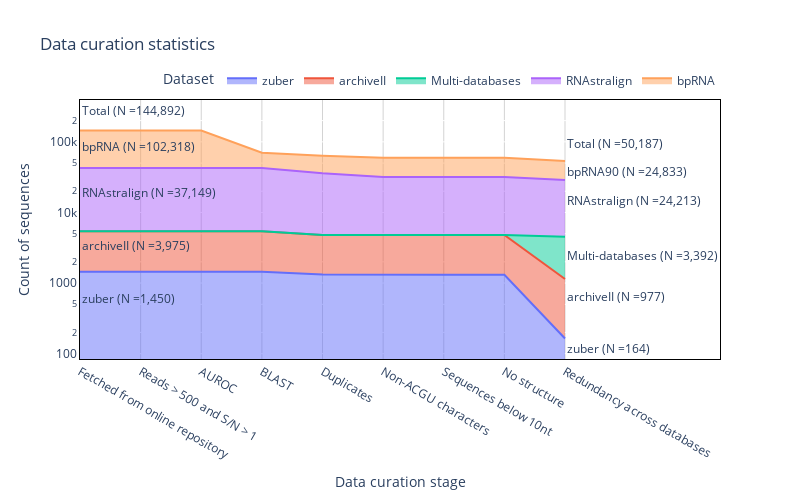

Here is the notebook cell this chart was saved with:
### Code cell
df_expanded = []

for dataset, row in df.iterrows():
    for stage in row.index:
        if stage == 'Fetched from online repository':
            val = row[stage]  
        elif stage == 'Redundancy across databases':
            val = row[stage]
        else:
            val = val - row[stage]
        df_expanded.append([dataset, stage, val])
        
        
df_expanded = pd.DataFrame(df_expanded, columns=['Dataset', 'Stage', 'Count'])

df_expanded = pd.concat([df_expanded, pd.DataFrame(
    {
        'Dataset': 'Multi-databases',
        'Stage': ['No structure', 'Redundancy across databases'],
        'Count': [0, n_redundant_sequences:=161991 - df_expanded[df_expanded['Stage'] == 'Redundancy across databases']['Count'].sum()]
    }, 
    index=[10, 11]
)])

df_expanded = df_expanded[df_expanded['Dataset'] != 'Ribonanza']

df = df[df.index != 'Ribonanza']
df_expanded.sort_index(inplace=True)


fig = px.area(df_expanded, x="Stage", y="Count", color="Dataset", log_y=1, title='Data curation statistics', category_orders={'Stage': df.columns.tolist()}, line_shape=None,
    # make ribonanza patterned
    pattern_shape='Dataset',
    pattern_shape_map={**{dataset: None for dataset in df.index}, **{'Ribonanza': 'x', 'Multi-databases': None}},
    # pattern shape legend
    
)
# fig.update_layout(
#     legend=dict(    
#         orientation="h",
#         yanchor="bottom",
#         y=1.02,
#         xanchor="right",
#         x=1
#     )
# )

fig.update_xaxes(title_text='Data curation stage')
fig.update_yaxes(title_text='Count of sequences')

# add annotations
# add count of sequences per dataset at the beginning and end of each line
import numpy as np

def add_annotation(fig, dataset, count, position, yshift=0, xanchor='right'):
    fig.add_annotation(x=position, y=np.log10(count), text=dataset + ' (N ={:,})'.format(count), showarrow=False, yshift=yshift, xanchor=xanchor, font=dict(size=12))

# add start
yshift_start = {'zuber': -27, 'archiveII': -5, 'bpRNA': -5, 'RNAstralign': -20, 'Ribonanza': -20, 'Multi-databases': 0}
for dataset in df.index:
    add_annotation(fig, dataset, df.loc[dataset, df.columns[0]], df.columns[0], yshift=yshift_start[dataset], xanchor='left')

yshift_end = {'zuber': -10, 'archiveII': -13, 'bpRNA': 13, 'RNAstralign': -15, 'Ribonanza': 4, 'Multi-databases': -10}
for dataset in df.index:
    if dataset == 'bpRNA' or dataset == 'Ribonanza':
        continue
    add_annotation(fig, dataset, df.loc[dataset, df.columns[-1]], df.columns[-1], yshift=yshift_end[dataset], xanchor='left')
add_annotation(fig, 'bpRNA90', df.loc['bpRNA', df.columns[-1]], df.columns[-1], yshift=yshift_end['bpRNA'], xanchor='left')
add_annotation(fig, 'Multi-databases', n_redundant_sequences, df.columns[-1], yshift=yshift_end['Multi-databases'], xanchor='left')

# add total
add_annotation(fig, 'Total',  df[df.columns[-1]].sum(), df.columns[-1], yshift=20, xanchor='left')
add_annotation(fig, 'Total',  df[df.columns[0]].sum(), df.columns[0], yshift=20, xanchor='left')

fig.update_layout(
    height=500,
    width=800,
)

# make legend horizontal
fig.update_layout(
    legend=dict(
        orientation="h",
        yanchor="bottom",
        y=1.02,
        xanchor="right",
        x=1
    )
)

# make background transparent
fig.update_layout(
    plot_bgcolor='rgba(0,0,0,0)',
    # paper_bgcolor='white',
)
# add a grid
fig.update_xaxes(showgrid=True, gridwidth=1, gridcolor='lightgrey')

# add a frame
fig.update_layout(
    xaxis=dict(
        showline=True,
        linewidth=1,
        linecolor='black',
        mirror=True,
    ),
    yaxis=dict(
        showline=True,
        linewidth=1,
        linecolor='black',
        mirror=True,
    )
)
fig.show()

import plotly.io as pio
pio.write_image(fig, 'data_curation_stats_log.pdf')#, width=800, height=600)

### Figure 1 — Plotly figure (JSON) as saved in the notebook; plotly's stock layout.template omitted (floating-point values rounded to 4 significant figures)
{"data": [{"hovertemplate": "Dataset=zuber<br>Stage=%{x}<br>Count=%{y}<extra></extra>", "legendgroup": "zuber", "line": {"color": "#636efa"}, "marker": {"symbol": "circle"}, "mode": "lines", "name": "zuber", "orientation": "v", "showlegend": true, "stackgroup": "1", "type": "scatter", "x": ["Fetched from online repository", "Reads > 500 and S/N > 1", "AUROC", "BLAST", "Duplicates", "Non-ACGU characters", "Sequences below 10nt", "No structure", "Redundancy across databases"], "xaxis": "x", "y": [1450, 1450, 1450, 1450, 1327, 1307, 1307, 1307, 164], "yaxis": "y"}, {"hovertemplate": "Dataset=archiveII<br>Stage=%{x}<br>Count=%{y}<extra></extra>", "legendgroup": "archiveII", "line": {"color": "#EF553B"}, "marker": {"symbol": "circle"}, "mode": "lines", "name": "archiveII", "orientation": "v", "showlegend": true, "stackgroup": "1", "type": "scatter", "x": ["Fetched from online repository", "Reads > 500 and S/N > 1", "AUROC", "BLAST", "Duplicates", "Non-ACGU characters", "Sequences below 10nt", "No structure", "Redundancy across databases"], "xaxis": "x", "y": [3975, 3975, 3975, 3975, 3486, 3486, 3486, 3482, 977], "yaxis": "y"}, {"hovertemplate": "Dataset=Multi-databases<br>Stage=%{x}<br>Count=%{y}<extra></extra>", "legendgroup": "Multi-databases", "line": {"color": "#00cc96"}, "marker": {"symbol": "circle"}, "mode": "lines", "name": "Multi-databases", "orientation": "v", "showlegend": true, "stackgroup": "1", "type": "scatter", "x": ["No structure", "Redundancy across databases"], "xaxis": "x", "y": [0, 3392], "yaxis": "y"}, {"hovertemplate": "Dataset=RNAstralign<br>Stage=%{x}<br>Count=%{y}<extra></extra>", "legendgroup": "RNAstralign", "line": {"color": "#ab63fa"}, "marker": {"symbol": "circle"}, "mode": "lines", "name": "RNAstralign", "orientation": "v", "showlegend": true, "stackgroup": "1", "type": "scatter", "x": ["Fetched from online repository", "Reads > 500 and S/N > 1", "AUROC", "BLAST", "Duplicates", "Non-ACGU characters", "Sequences below 10nt", "No structure", "Redundancy across databases"], "xaxis": "x", "y": [37149, 37149, 37149, 37149, 31083, 27134, 27134, 27131, 24213], "yaxis": "y"}, {"hovertemplate": "Dataset=bpRNA<br>Stage=%{x}<br>Count=%{y}<extra></extra>", "legendgroup": "bpRNA", "line": {"color": "#FFA15A"}, "marker": {"symbol": "circle"}, "mode": "lines", "name": "bpRNA", "orientation": "v", "showlegend": true, "stackgroup": "1", "type": "scatter", "x": ["Fetched from online repository", "Reads > 500 and S/N > 1", "AUROC", "BLAST", "Duplicates", "Non-ACGU characters", "Sequences below 10nt", "No structure", "Redundancy across databases"], "xaxis": "x", "y": [102318, 102318, 102318, 27701, 27701, 27701, 27701, 27566, 24833], "yaxis": "y"}], "layout": {"annotations": [{"font": {"size": 12}, "showarrow": false, "text": "zuber (N =1,450)", "x": "Fetched from online repository", "xanchor": "left", "y": 3.161, "yshift": -27}, {"font": {"size": 12}, "showarrow": false, "text": "archiveII (N =3,975)", "x": "Fetched from online repository", "xanchor": "left", "y": 3.599, "yshift": -5}, {"font": {"size": 12}, "showarrow": false, "text": "RNAstralign (N =37,149)", "x": "Fetched from online repository", "xanchor": "left", "y": 4.57, "yshift": -20}, {"font": {"size": 12}, "showarrow": false, "text": "bpRNA (N =102,318)", "x": "Fetched from online repository", "xanchor": "left", "y": 5.01, "yshift": -5}, {"font": {"size": 12}, "showarrow": false, "text": "zuber (N =164)", "x": "Redundancy across databases", "xanchor": "left", "y": 2.215, "yshift": -10}, {"font": {"size": 12}, "showarrow": false, "text": "archiveII (N =977)", "x": "Redundancy across databases", "xanchor": "left", "y": 2.99, "yshift": -13}, {"font": {"size": 12}, "showarrow": false, "text": "RNAstralign (N =24,213)", "x": "Redundancy across databases", "xanchor": "left", "y": 4.384, "yshift": -15}, {"font": {"size": 12}, "showarrow": false, "text": "bpRNA90 (N =24,833)", "x": "Redundancy across databases", "xanchor": "left", "y": 4.395, "yshift": 13}, {"font": {"size": 12}, "showarrow": false, "text": "Multi-databases (N =3,392)", "x": "Redundancy across databases", "xanchor": "left", "y": 3.53, "yshift": -10}, {"font": {"size": 12}, "showarrow": false, "text": "Total (N =50,187)", "x": "Redundancy across databases", "xanchor": "left", "y": 4.701, "yshift": 20}, {"font": {"size": 12}, "showarrow": false, "text": "Total (N =144,892)", "x": "Fetched from online repository", "xanchor": "left", "y": 5.161, "yshift": 20}], "height": 500, "legend": {"orientation": "h", "title": {"text": "Dataset"}, "tracegroupgap": 0, "x": 1, "xanchor": "right", "y": 1.02, "yanchor": "bottom"}, "plot_bgcolor": "rgba(0,0,0,0)", "title": {"text": "Data curation statistics"}, "width": 800, "xaxis": {"anchor": "y", "categoryarray": ["Fetched from online repository", "Reads > 500 and S/N > 1", "AUROC", "BLAST", "Duplicates", "Non-ACGU characters", "Sequences below 10nt", "No structure", "Redundancy across databases"], "categoryorder": "array", "domain": [0, 1], "gridcolor": "lightgrey", "gridwidth": 1, "linecolor": "black", "linewidth": 1, "mirror": true, "showgrid": true, "showline": true, "title": {"text": "Data curation stage"}}, "yaxis": {"anchor": "x", "domain": [0, 1], "linecolor": "black", "linewidth": 1, "mirror": true, "showline": true, "title": {"text": "Count of sequences"}, "type": "log"}}}
